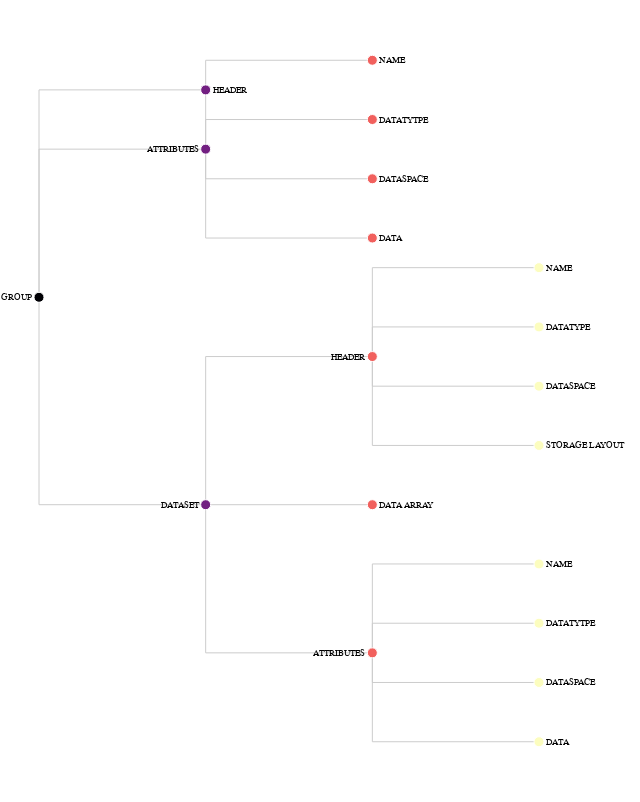

This figure's notebook cell:
### Markdown cell above
# appunti hdf5

formato per scambio di dati autodescrittivi 

autodescrittivo: data set, eg array n dimensionale di numeri, ha metadati addizionali associati ad esso che descrivono cose come rango 
	dell'array, numero di elementi in ogni dimensione, etc
	
prende principi da programmazione orientata agli ogg

array n-dim, immagini e tabelle possono esser immagazzinati nello stesso file ma in oggetti diversi

utente può capire contenuti del file a cui accede nei termini dei vari tipi di dati oggetto hdf5, segue descriz tipi dati oggetto

## hdf5 file struct

file hdf5 = directory + collection di data obj

ogni data obj ha un entry nella directory contenente puntatore a locazione del data obj, e informazione sul datatype

++ su datatypes: https://portal.hdfgroup.org/display/HDF5/Datatype+Basics

ci sono solo due data obj fondamentali in hdf5: groups e namespaces

file hdf5 sono organizzati gerarchicamente con due strutture primarie: groups, datasets

### Code cell
include("../../code/julia/drawTree.jl")
using DataFrames
using VegaLite
using CSV
mylab = CSV.read("LABELSGENERIC.txt")
drawTree.drawtree(mylab)

### Figure 1 — Vega specification as saved in the notebook (floating-point values rounded to 4 significant figures)
{"data": [{"name": "tree", "transform": [{"key": "id", "parentKey": "parent", "type": "stratify"}, {"as": ["y", "x", "depth", "children"], "method": {"signal": "layout"}, "separation": {"signal": "separation"}, "size": [{"signal": "height"}, {"signal": "width - 100"}], "type": "tree"}], "values": [{"id": 1, "name": "GROUP", "parent": null}, {"id": 2, "name": "HEADER", "parent": 1}, {"id": 3, "name": "ATTRIBUTES", "parent": 1}, {"id": 4, "name": "DATASET", "parent": 1}, {"id": 5, "name": "NAME", "parent": 3}, {"id": 6, "name": "DATATYTPE", "parent": 3}, {"id": 7, "name": "DATASPACE", "parent": 3}, {"id": 8, "name": "DATA", "parent": 3}, {"id": 9, "name": "HEADER", "parent": 4}, {"id": 10, "name": "DATA ARRAY", "parent": 4}, {"id": 11, "name": "ATTRIBUTES", "parent": 4}, {"id": 12, "name": "NAME", "parent": 9}, {"id": 13, "name": "DATATYPE", "parent": 9}, {"id": 14, "name": "DATASPACE", "parent": 9}, {"id": 15, "name": "STORAGE LAYOUT", "parent": 9}, {"id": 16, "name": "NAME", "parent": 11}, {"id": 17, "name": "DATATYTPE", "parent": 11}, {"id": 18, "name": "DATASPACE", "parent": 11}, {"id": 19, "name": "DATA", "parent": 11}]}, {"name": "links", "source": "tree", "transform": [{"type": "treelinks"}, {"orient": "horizontal", "shape": {"signal": "links"}, "type": "linkpath"}]}], "height": 800, "marks": [{"encode": {"update": {"path": {"field": "path"}, "stroke": {"value": "#ccc"}}}, "from": {"data": "links"}, "type": "path"}, {"encode": {"enter": {"size": {"value": 100}, "stroke": {"value": "#fff"}}, "update": {"fill": {"field": "depth", "scale": "color"}, "x": {"field": "x"}, "y": {"field": "y"}}}, "from": {"data": "tree"}, "type": "symbol"}, {"encode": {"enter": {"baseline": {"value": "middle"}, "fontSize": {"value": 9}, "text": {"field": "name"}}, "update": {"align": {"signal": "datum.children ? 'right' : 'left'"}, "dx": {"signal": "datum.children ? -7 : 7"}, "opacity": {"signal": "labels ? 1 : 0"}, "x": {"field": "x"}, "y": {"field": "y"}}}, "from": {"data": "tree"}, "type": "text"}], "padding": 1, "scales": [{"domain": {"data": "tree", "field": "depth"}, "name": "color", "range": {"scheme": "magma"}, "type": "linear", "zero": true}], "signals": [{"bind": {"input": "checkbox"}, "name": "labels", "value": true}, {"bind": {"input": "radio", "options": ["tidy", "cluster"]}, "name": "layout", "value": "tidy"}, {"bind": {"input": "select", "options": ["line", "curve", "diagonal", "orthogonal"]}, "name": "links", "value": "orthogonal"}, {"bind": {"input": "checkbox"}, "name": "separation", "value": true}], "width": 600}
